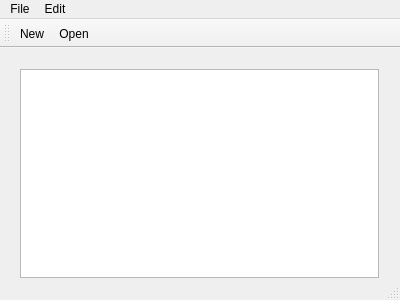
<?xml version="1.0" encoding="UTF-8"?>
<ui version="4.0">
 <class>MainWindow</class>
 <widget class="QMainWindow" name="MainWindow">
  <property name="geometry">
   <rect>
    <x>0</x>
    <y>0</y>
    <width>400</width>
    <height>300</height>
   </rect>
  </property>
  <property name="windowTitle">
   <string>MainWindow</string>
  </property>
  <widget class="QWidget" name="centralWidget">
   <widget class="QWidget" name="verticalLayoutWidget">
    <property name="geometry">
     <rect>
      <x>9</x>
      <y>10</y>
      <width>381</width>
      <height>231</height>
     </rect>
    </property>
    <layout class="QVBoxLayout" name="verticalLayout">
     <item>
      <widget class="QTextEdit" name="textEdit"/>
     </item>
    </layout>
   </widget>
  </widget>
  <widget class="QMenuBar" name="menuBar">
   <property name="geometry">
    <rect>
     <x>0</x>
     <y>0</y>
     <width>400</width>
     <height>25</height>
    </rect>
   </property>
   <widget class="QMenu" name="menuFile">
    <property name="title">
     <string>File</string>
    </property>
    <addaction name="actionNew"/>
    <addaction name="actionOpen"/>
    <addaction name="actionSave_as"/>
    <addaction name="actionPrint"/>
    <addaction name="actionExit"/>
   </widget>
   <widget class="QMenu" name="menuEdit">
    <property name="title">
     <string>Edit</string>
    </property>
    <addaction name="actionCopy"/>
    <addaction name="actionPaste"/>
    <addaction name="actionCut"/>
    <addaction name="actionUndo"/>
    <addaction name="actionRedo"/>
   </widget>
   <addaction name="menuFile"/>
   <addaction name="menuEdit"/>
  </widget>
  <widget class="QToolBar" name="mainToolBar">
   <attribute name="toolBarArea">
    <enum>TopToolBarArea</enum>
   </attribute>
   <attribute name="toolBarBreak">
    <bool>false</bool>
   </attribute>
   <addaction name="actionNew"/>
   <addaction name="actionOpen"/>
  </widget>
  <widget class="QStatusBar" name="statusBar"/>
  <action name="actionNew">
   <property name="icon">
    <iconset resource="resource.qrc">
     <normaloff>:/imgs/New.bmp</normaloff>:/imgs/New.bmp</iconset>
   </property>
   <property name="text">
    <string>New</string>
   </property>
  </action>
  <action name="actionOpen">
   <property name="icon">
    <iconset resource="resource.qrc">
     <normaloff>:/imgs/Open.bmp</normaloff>:/imgs/Open.bmp</iconset>
   </property>
   <property name="text">
    <string>Open</string>
   </property>
  </action>
  <action name="actionSave_as">
   <property name="icon">
    <iconset>
     <normalon>:/imgs/Save.bmp</normalon>
    </iconset>
   </property>
   <property name="text">
    <string>Save as</string>
   </property>
  </action>
  <action name="actionPrint">
   <property name="text">
    <string>Print</string>
   </property>
  </action>
  <action name="actionExit">
   <property name="text">
    <string>Exit</string>
   </property>
  </action>
  <action name="actionCopy">
   <property name="icon">
    <iconset>
     <normalon>:/imgs/Copy.bmp</normalon>
    </iconset>
   </property>
   <property name="text">
    <string>Copy</string>
   </property>
  </action>
  <action name="actionPaste">
   <property name="icon">
    <iconset>
     <normalon>:/imgs/Paste.bmp</normalon>
    </iconset>
   </property>
   <property name="text">
    <string>Paste</string>
   </property>
  </action>
  <action name="actionCut">
   <property name="icon">
    <iconset resource="resource.qrc">
     <normaloff>:/imgs/Cut.bmp</normaloff>:/imgs/Cut.bmp</iconset>
   </property>
   <property name="text">
    <string>Cut</string>
   </property>
  </action>
  <action name="actionUndo">
   <property name="text">
    <string>Undo</string>
   </property>
  </action>
  <action name="actionRedo">
   <property name="text">
    <string>Redo</string>
   </property>
  </action>
 </widget>
 <layoutdefault spacing="6" margin="11"/>
 <resources>
  <include location="resource.qrc"/>
 </resources>
 <connections/>
</ui>
